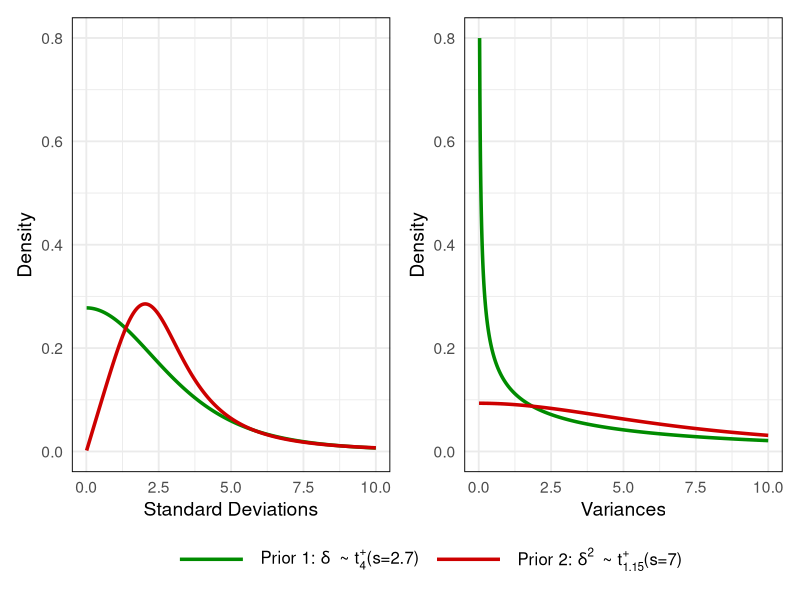
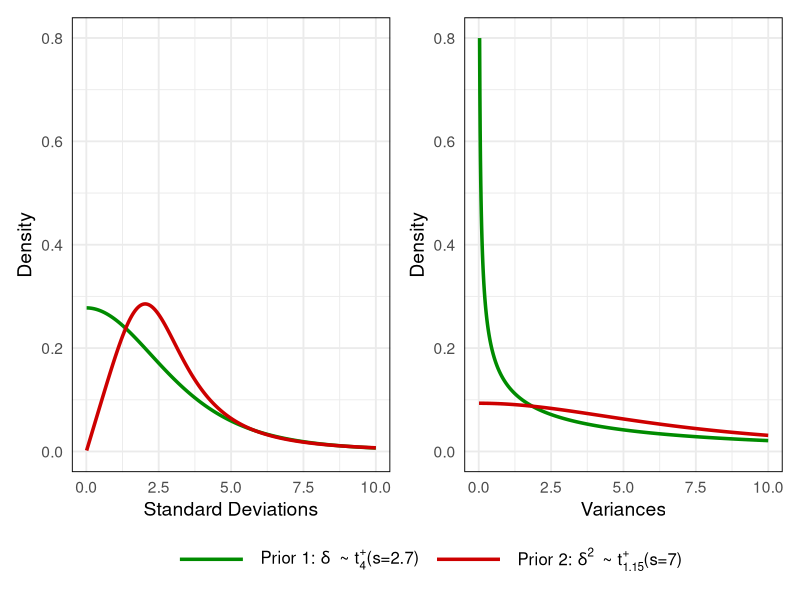

R code for these plots, in order:
# Prior Comparison Plot
# Compares Prior 1 (Horseshoe) and Prior 2 (Nonlocal) on delta parameter
# Shows distributions on both original scale (delta) and squared scale (delta^2)

# Create prior comparison plot for delta parameter
# output_path: Optional path to save the plot (PNG format)
# Returns: Creates base R plot

plot_prior_comparison_ggplot <- function(output_path = NULL) {
  
  library(ggplot2)
  library(patchwork)
  
  # Define x range
  x_vals <- seq(0.01, 10, by = 0.01)
  
  # Calculate densities for both priors
  # Prior 1: Half-t(nu=4, s=2.7)
  prior1_orig <- 2 * dt(x_vals / 2.7, df = 4) / 2.7
  prior1_var <- (2 * dt(sqrt(x_vals) / 2.7, df = 4) / 2.7) / (2 * pmax(sqrt(x_vals), 1e-12))
  
  # Prior 2: Derived from t(nu=1.15, s=7) on delta^2
  prior2_orig <- (2 * dt((x_vals^2) / 7, df = 1.15) / 7) * 2 * x_vals
  prior2_var <- 2 * dt(x_vals / 7, df = 1.15) / 7
  
  # Create data frames
  df_orig <- data.frame(
    x = rep(x_vals, 2),
    density = c(prior1_orig, prior2_orig),
    prior = rep(c("Prior 1", "Prior 2"), each = length(x_vals))
  )
  
  df_var <- data.frame(
    x = rep(x_vals, 2),
    density = c(prior1_var, prior2_var),
    prior = rep(c("Prior 1", "Prior 2"), each = length(x_vals))
  )
  
  # Plot 1: Original scale
  p1 <- ggplot(df_orig, aes(x = x, y = density, color = prior)) +
    geom_line(linewidth = 1.2) +
    scale_color_manual(values = c("Prior 1" = "green4", "Prior 2" = "red3"),
                       labels = c(expression("Prior 1: " * delta ~ " ~ t"[4]^"+" * "(s=2.7)"),
                                 expression("Prior 2: " * delta^2 ~ " ~ t"[1.15]^"+" * "(s=7)"))) +
    labs(x = "Standard Deviations", y = "Density", color = NULL) +
    xlim(0, 10) + ylim(0, 0.8) +
    theme_minimal(base_size = 14) +
    theme(
      panel.border = element_rect(color = "black", fill = NA),
      legend.position = "bottom",
      legend.text = element_text(size = 12),
      legend.key.width = unit(2, "cm")
    )
  
  # Plot 2: Variance scale  
  p2 <- ggplot(df_var, aes(x = x, y = density, color = prior)) +
    geom_line(linewidth = 1.2) +
    scale_color_manual(values = c("Prior 1" = "green4", "Prior 2" = "red3"),
                       labels = c(expression("Prior 1: " * delta ~ " ~ t"[4]^"+" * "(s=2.7)"),
                                 expression("Prior 2: " * delta^2 ~ " ~ t"[1.15]^"+" * "(s=7)"))) +
    labs(x = "Variances", y = "Density", color = NULL) +
    xlim(0, 10) + ylim(0, 0.8) +
    theme_minimal(base_size = 14) +
    theme(
      panel.border = element_rect(color = "black", fill = NA),
      legend.position = "bottom",
      legend.text = element_text(size = 12),
      legend.key.width = unit(2, "cm")
    )
  
  # Combine plots
  combined_plot <- p1 + p2 + 
    plot_layout(guides = "collect") &
    theme(legend.position = "bottom")
  
  # Save if output path provided
  if (!is.null(output_path)) {
    ggsave(output_path, combined_plot, width = 12, height = 6, dpi = 300)
  }
  
  return(combined_plot)
}

# ============================================================================
# USAGE EXAMPLES
# ============================================================================

# Example usage (ggplot2 version):
plot_gg <- plot_prior_comparison_ggplot("analysis/figures/output/plot-prior-delta.png")
print(plot_gg)

# Quick display without saving:
# plot_prior_comparison_ggplot()
